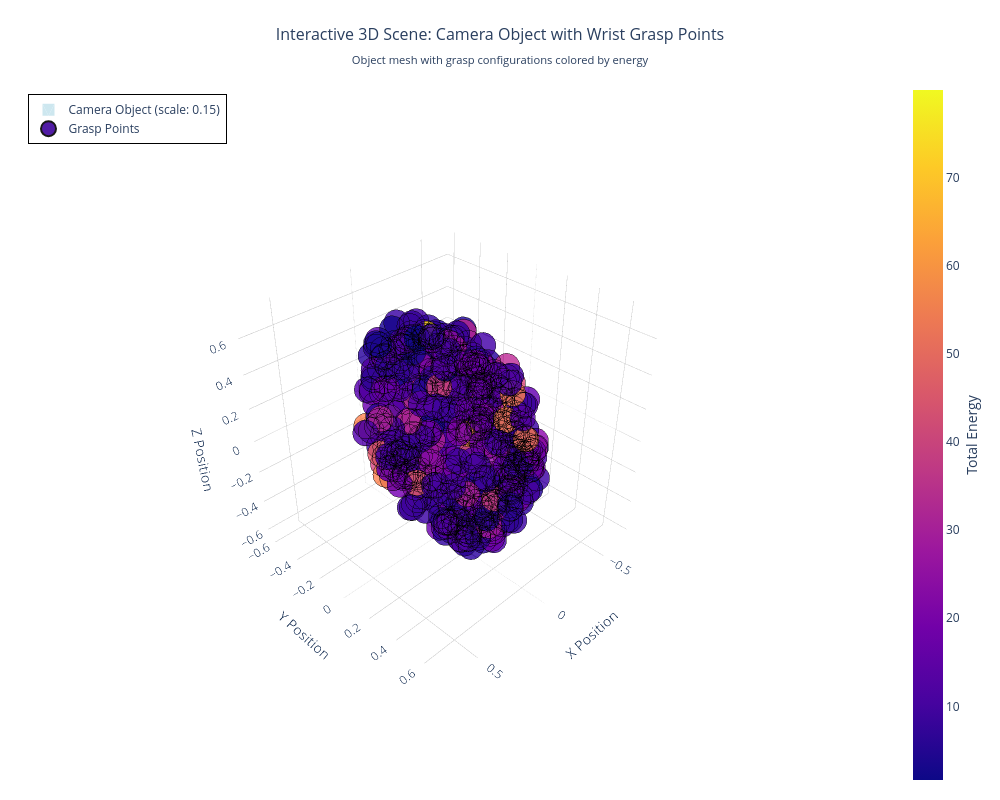

The code cell stored with this chart in its notebook:
### Code cell
# Create interactive 3D plot with object mesh and grasp points
fig = go.Figure()

# Get scale from the data and apply it to the object mesh
scale_factor = data[0]['scale']  # Use scale from first configuration (all are the same)
print(f"Applying scale factor: {scale_factor}")

# Scale the object mesh vertices
vertices = object_mesh.vertices * scale_factor
faces = object_mesh.faces

print(f"Scaled object mesh bounds:")
print(f"  X: [{vertices[:, 0].min():.3f}, {vertices[:, 0].max():.3f}]")
print(f"  Y: [{vertices[:, 1].min():.3f}, {vertices[:, 1].max():.3f}]")
print(f"  Z: [{vertices[:, 2].min():.3f}, {vertices[:, 2].max():.3f}]")

# Add mesh as a 3D surface with scaled vertices
fig.add_trace(go.Mesh3d(
    x=vertices[:, 0],
    y=vertices[:, 1],
    z=vertices[:, 2],
    i=faces[:, 0],
    j=faces[:, 1],
    k=faces[:, 2],
    color='lightblue',
    opacity=0.6,
    name=f'Camera Object (scale: {scale_factor:.2f})',
    hovertemplate=f'<b>Camera Object</b><br>Scale: {scale_factor:.3f}<br>Scaled Mesh<extra></extra>',
    showlegend=True
))

# Add grasp points
fig.add_trace(go.Scatter3d(
    x=WRJTx_values,
    y=WRJTy_values,
    z=WRJTz_values,
    mode='markers',
    marker=dict(
        size=15,
        color=energy_values,
        colorscale='plasma',
        opacity=0.9,
        colorbar=dict(
            title="Total Energy",
            titleside="right",
            x=1.02
        ),
        line=dict(color='black', width=2),
        symbol='circle'
    ),
    text=[f'<b>Grasp {i+1}</b><br>Energy: {energy_values[i]:.3f}<br>WRJTx: {WRJTx_values[i]:.3f}<br>WRJTy: {WRJTy_values[i]:.3f}<br>WRJTz: {WRJTz_values[i]:.3f}' 
          for i in range(len(WRJTx_values))],
    hovertemplate='<b>%{text}</b><extra></extra>',
    name='Grasp Points'
))

# Calculate appropriate viewing bounds
all_coords = np.concatenate([vertices, np.column_stack([WRJTx_values, WRJTy_values, WRJTz_values])])
center = np.mean(all_coords, axis=0)
span = np.max(all_coords, axis=0) - np.min(all_coords, axis=0)
max_span = np.max(span)

fig.update_layout(
    title={
        'text': 'Interactive 3D Scene: Camera Object with Wrist Grasp Points<br><sub>Object mesh with grasp configurations colored by energy</sub>',
        'x': 0.5,
        'xanchor': 'center',
        'font': {'size': 16}
    },
    scene=dict(
        xaxis_title='X Position',
        yaxis_title='Y Position',
        zaxis_title='Z Position',
        bgcolor='rgba(240,240,240,0.1)',
        xaxis=dict(
            backgroundcolor='rgba(200,200,200,0.1)', 
            gridcolor='lightgray',
            range=[center[0] - max_span*0.6, center[0] + max_span*0.6]
        ),
        yaxis=dict(
            backgroundcolor='rgba(200,200,200,0.1)', 
            gridcolor='lightgray',
            range=[center[1] - max_span*0.6, center[1] + max_span*0.6]
        ),
        zaxis=dict(
            backgroundcolor='rgba(200,200,200,0.1)', 
            gridcolor='lightgray',
            range=[center[2] - max_span*0.6, center[2] + max_span*0.6]
        ),
        aspectmode='cube',  # Keep proportional scaling
        camera=dict(
            eye=dict(x=1.8, y=1.8, z=1.8)
        )
    ),
    width=1000,
    height=800,
    margin=dict(r=100, b=10, l=10, t=80),
    legend=dict(
        x=0.02,
        y=0.98,
        bgcolor='rgba(255,255,255,0.9)',
        bordercolor='black',
        borderwidth=1
    )
)

fig.show()

print("🎮 Interactive 3D Scene:")
print("- Object: Semi-transparent camera mesh (scaled)")
print("- Points: Grasp configurations colored by energy")
print("- Controls: Rotate (drag), zoom (wheel), pan (right-drag)")
print("- Hover over points for detailed grasp information")
print("- Legend: Toggle object/points visibility")
print(f"\n📊 Scene Info:")
print(f"- Scale factor applied: {scale_factor:.3f}")
print(f"- Object vertices: {len(vertices):,}")
print(f"- Object faces: {len(faces):,}")
print(f"- Grasp points: {len(WRJTx_values)}")
print(f"- Energy range: {energy_values.min():.3f} - {energy_values.max():.3f}")
print(f"- Original object bounds: X[{object_mesh.vertices[:, 0].min():.2f}, {object_mesh.vertices[:, 0].max():.2f}], Y[{object_mesh.vertices[:, 1].min():.2f}, {object_mesh.vertices[:, 1].max():.2f}], Z[{object_mesh.vertices[:, 2].min():.2f}, {object_mesh.vertices[:, 2].max():.2f}]")
print(f"- Scaled object bounds: X[{vertices[:, 0].min():.2f}, {vertices[:, 0].max():.2f}], Y[{vertices[:, 1].min():.2f}, {vertices[:, 1].max():.2f}], Z[{vertices[:, 2].min():.2f}, {vertices[:, 2].max():.2f}]")
print(f"- Grasp points bounds: X[{WRJTx_values.min():.2f}, {WRJTx_values.max():.2f}], Y[{WRJTy_values.min():.2f}, {WRJTy_values.max():.2f}], Z[{WRJTz_values.min():.2f}, {WRJTz_values.max():.2f}]")

### Figure 1 — Plotly figure (JSON) as saved in the notebook; plotly's stock layout.template omitted (floating-point values rounded to 4 significant figures; data arrays with more than 128 entries replaced by an {"elided": "..."} marker saying what was removed)
{"data": [{"color": "lightblue", "hovertemplate": "<b>Camera Object</b><br>Scale: 0.150<br>Scaled Mesh<extra></extra>", "i": {"elided": "1536 int values"}, "j": {"elided": "1536 int values"}, "k": {"elided": "1536 int values"}, "name": "Camera Object (scale: 0.15)", "opacity": 0.6, "showlegend": true, "type": "mesh3d", "x": {"elided": "786 float values"}, "y": {"elided": "786 float values"}, "z": {"elided": "786 float values"}}, {"hovertemplate": "<b>%{text}</b><extra></extra>", "marker": {"color": {"elided": "500 float values"}, "colorbar": {"title": {"side": "right", "text": "Total Energy"}, "x": 1.02}, "colorscale": [[0, "#0d0887"], [0.1111, "#46039f"], [0.2222, "#7201a8"], [0.3333, "#9c179e"], [0.4444, "#bd3786"], [0.5556, "#d8576b"], [0.6667, "#ed7953"], [0.7778, "#fb9f3a"], [0.8889, "#fdca26"], [1, "#f0f921"]], "line": {"color": "black", "width": 2}, "opacity": 0.9, "size": 15, "symbol": "circle"}, "mode": "markers", "name": "Grasp Points", "text": {"elided": "500 str values"}, "type": "scatter3d", "x": {"elided": "500 float values"}, "y": {"elided": "500 float values"}, "z": {"elided": "500 float values"}}], "layout": {"height": 800, "legend": {"bgcolor": "rgba(255,255,255,0.9)", "bordercolor": "black", "borderwidth": 1, "x": 0.02, "y": 0.98}, "margin": {"b": 10, "l": 10, "r": 100, "t": 80}, "scene": {"aspectmode": "cube", "bgcolor": "rgba(240,240,240,0.1)", "camera": {"eye": {"x": 1.8, "y": 1.8, "z": 1.8}}, "xaxis": {"backgroundcolor": "rgba(200,200,200,0.1)", "gridcolor": "lightgray", "range": [-0.7047, 0.7038], "title": {"text": "X Position"}}, "yaxis": {"backgroundcolor": "rgba(200,200,200,0.1)", "gridcolor": "lightgray", "range": [-0.652, 0.7565], "title": {"text": "Y Position"}}, "zaxis": {"backgroundcolor": "rgba(200,200,200,0.1)", "gridcolor": "lightgray", "range": [-0.6621, 0.7464], "title": {"text": "Z Position"}}}, "title": {"font": {"size": 16}, "text": "Interactive 3D Scene: Camera Object with Wrist Grasp Points<br><sub>Object mesh with grasp configurations colored by energy</sub>", "x": 0.5, "xanchor": "center"}, "width": 1000}}
